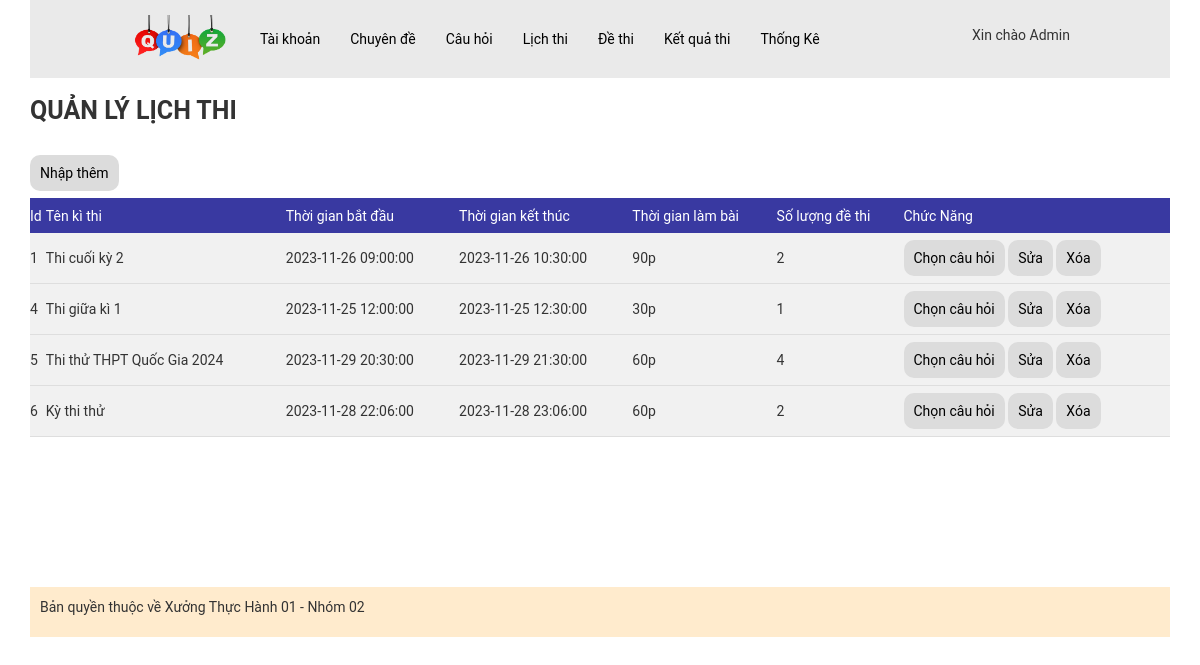
The page /admin/index.php?act=dslt (signed in) on the database as committed earlier.
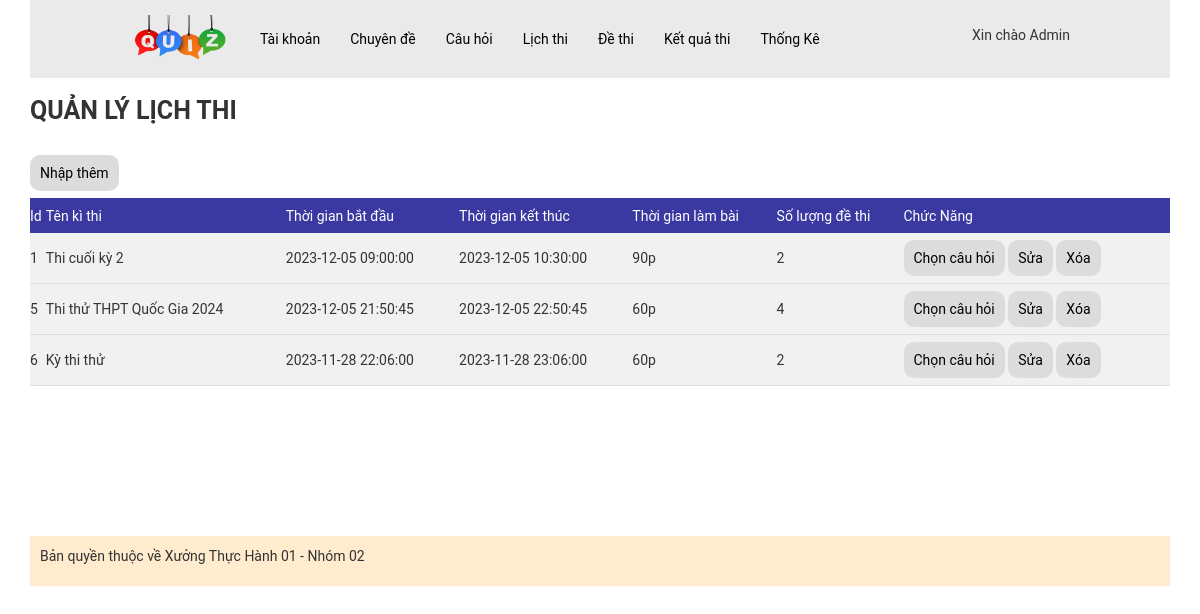
The same page on the database as committed later.
### tables this page shows
CREATE TABLE `lichthi` (
  `id` int(11) NOT NULL,
  `name` varchar(255) NOT NULL COMMENT 'Tên lịch thi(tên kì thi)',
  `time_start` datetime NOT NULL COMMENT 'TG bắt đầu làm bài',
  `time_end` datetime NOT NULL COMMENT 'TG kết thúc làm bài',
  `time` int(11) NOT NULL COMMENT 'TG làm bài (vd: 45p)',
  `so_de_thi` int(11) NOT NULL COMMENT 'Số lượng đề thi'
);

### model/pdo.php (called while the page is built, shortened)
<?php
function pdo_get_connection(){
    $servername = "localhost";
    $username = "root";
    $password = "";
    try {
        $conn = new PDO("mysql:host=$servername;dbname=xuongth01_02", $username, $password);
        $conn->setAttribute(PDO::ATTR_ERRMODE, PDO::ERRMODE_EXCEPTION);
        return $conn;
    } catch(PDOException $e) {
        echo "Connection failed: " . $e->getMessage();
    }
}
function pdo_query($sql){
    $sql_args=array_slice(func_get_args(),1);
    try{
        $conn=pdo_get_connection();
        $stmt=$conn->prepare($sql);
        $stmt->execute($sql_args);
        $rows=$stmt->fetchAll();
        return $rows;
    }
    catch(PDOException $e){
        throw $e;
    }
    finally{
        unset($conn);
    }
}
?>

### model/lichthi.php (called while the page is built, shortened)
<?php
function loadall_lichthi()
{
    $sql = "select * from lichthi";
    $result = pdo_query($sql);
    return $result;
}

### admin/lichthi/list-lichthi.php (the view)
<div class="content-boder-user">
    <div class="title-boder-top-user">
        <p>QUẢN LÝ LỊCH THI</p>
    </div>
    <br>
    <div class="add-user">
        <a href="?act=addlt">
            Nhập thêm
        </a>
    </div>
    <div class="main-user">
        <table>
            <thead>
                <tr>
                    <td>Id</td>
                    <td>Tên kì thi</td>
                    <td>Thời gian bắt đầu</td>
                    <td>Thời gian kết thúc</td>
                    <td>Thời gian làm bài </td>
                    <td>Số lượng đề thi</td>
                    <td>Chức Năng</td>
                </tr>
            </thead>
            <tbody>
                <?php foreach ($dslt as $key => $value) : extract($value) ?>
                    <tr>
                        <td><?php echo $id ?></td>
                        <td><?php echo $name ?></td>
                        <td><?php echo $time_start ?></td>
                        <td>
                            <?php
                            $time_start = new DateTime($time_start);
                            $minutes_to_add = $time;
                            $time_end = clone $time_start;
                            $time_end->add(new DateInterval('PT' . $minutes_to_add . 'M'));
                            echo $time_end->format('Y-m-d H:i:s');
                            ?>
                        </td>
                        <td><?php echo $time ?>p</td>
                        <td><?php echo $so_de_thi ?></td>
                        <td><a href="?act=chon_cauhoi&idlt=<?php echo $id ?>">Chọn câu hỏi</a>
                            <a href="?act=editlt&idlt=<?php echo $id ?>">Sửa</a>
                            <a href="?act=deletelt&idlt=<?php echo $id ?>">Xóa</a>
                        </td>
                    </tr>
                <?php endforeach; ?>
            </tbody>
        </table>
    </div>
</div>

Rows that differ between the two databases and show on the page:
removed lichthi: id "4", name "Thi giữa kì 1", time_start "2023-11-25 12:00:00", time_start "2023-11-25 12:30:00", time "30", so_de_thi "1"
changed lichthi "Thi cuối kỳ 2": time_start "2023-11-26 09:00:00" → "2023-12-05 09:00:00"; time_start "2023-11-26 10:30:00" → "2023-12-05 10:30:00"
changed lichthi "Thi thử THPT Quốc Gia 2024": time_start "2023-11-29 20:30:00" → "2023-12-05 21:50:45"; time_start "2023-11-29 21:30:00" → "2023-12-05 22:50:45"
